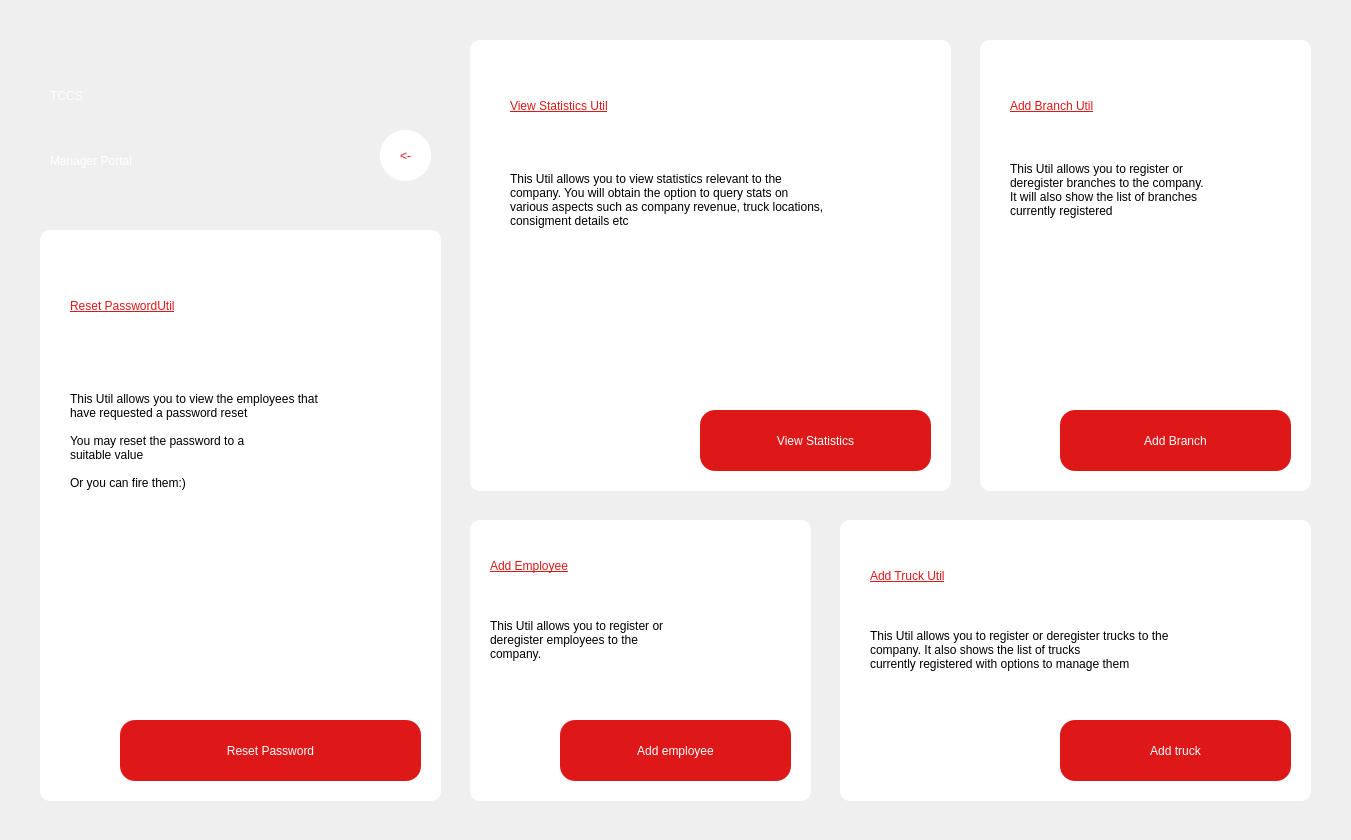
<?xml version="1.0" encoding="UTF-8"?>
<ui version="4.0">
 <class>Dialog</class>
 <widget class="QDialog" name="Dialog">
  <property name="geometry">
   <rect>
    <x>0</x>
    <y>0</y>
    <width>1351</width>
    <height>840</height>
   </rect>
  </property>
  <property name="windowTitle">
   <string>Dialog</string>
  </property>
  <widget class="QWidget" name="widget" native="true">
   <property name="geometry">
    <rect>
     <x>0</x>
     <y>0</y>
     <width>1351</width>
     <height>841</height>
    </rect>
   </property>
   <widget class="QLabel" name="label">
    <property name="geometry">
     <rect>
      <x>0</x>
      <y>0</y>
      <width>1351</width>
      <height>841</height>
     </rect>
    </property>
    <property name="text">
     <string/>
    </property>
    <property name="pixmap">
     <pixmap>truck2.jpg</pixmap>
    </property>
    <property name="scaledContents">
     <bool>true</bool>
    </property>
   </widget>
   <widget class="QWidget" name="resetPasswordWidget" native="true">
    <property name="geometry">
     <rect>
      <x>40</x>
      <y>230</y>
      <width>401</width>
      <height>571</height>
     </rect>
    </property>
    <property name="styleSheet">
     <string notr="true">background-color: white;
border-radius: 10px</string>
    </property>
    <widget class="QPushButton" name="resetPasswordButton">
     <property name="geometry">
      <rect>
       <x>80</x>
       <y>490</y>
       <width>301</width>
       <height>61</height>
      </rect>
     </property>
     <property name="styleSheet">
      <string notr="true">font: 75 20pt &quot;League Spartan&quot;;
color: white;
background-color: rgb(222, 24, 24);
border-radius: 15px</string>
     </property>
     <property name="text">
      <string>Reset Password</string>
     </property>
    </widget>
    <widget class="QLabel" name="label_12">
     <property name="geometry">
      <rect>
       <x>30</x>
       <y>50</y>
       <width>321</width>
       <height>51</height>
      </rect>
     </property>
     <property name="styleSheet">
      <string notr="true">font: 75 24pt &quot;League Spartan&quot;;
color: rgb(222,24,24);
text-decoration: underline;</string>
     </property>
     <property name="text">
      <string>Reset PasswordUtil</string>
     </property>
    </widget>
    <widget class="QLabel" name="label_13">
     <property name="geometry">
      <rect>
       <x>30</x>
       <y>140</y>
       <width>421</width>
       <height>171</height>
      </rect>
     </property>
     <property name="styleSheet">
      <string notr="true">font: 25 12pt &quot;Calibri&quot;;</string>
     </property>
     <property name="text">
      <string>This Util allows you to view the employees that &lt;br&gt;have requested a password reset&lt;br&gt;&lt;br&gt;You may reset the password to a &lt;br&gt;suitable value&lt;br&gt;&lt;br&gt;Or you can fire them:)&lt;br&gt;&lt;br&gt;</string>
     </property>
    </widget>
   </widget>
   <widget class="QLabel" name="label_2">
    <property name="geometry">
     <rect>
      <x>50</x>
      <y>50</y>
      <width>181</width>
      <height>91</height>
     </rect>
    </property>
    <property name="styleSheet">
     <string notr="true">font: 75 48pt &quot;League Spartan&quot;;
color: white;</string>
    </property>
    <property name="text">
     <string>TCCS</string>
    </property>
   </widget>
   <widget class="QLabel" name="label_3">
    <property name="geometry">
     <rect>
      <x>50</x>
      <y>140</y>
      <width>301</width>
      <height>41</height>
     </rect>
    </property>
    <property name="styleSheet">
     <string notr="true">font: 75 28pt &quot;League Spartan&quot;;
color: white</string>
    </property>
    <property name="text">
     <string>Manager Portal</string>
    </property>
   </widget>
   <widget class="QWidget" name="addEmployeeWidget" native="true">
    <property name="geometry">
     <rect>
      <x>470</x>
      <y>520</y>
      <width>341</width>
      <height>281</height>
     </rect>
    </property>
    <property name="styleSheet">
     <string notr="true">background-color: white;
border-radius: 10px</string>
    </property>
    <widget class="QPushButton" name="addEmployeeButton">
     <property name="geometry">
      <rect>
       <x>90</x>
       <y>200</y>
       <width>231</width>
       <height>61</height>
      </rect>
     </property>
     <property name="styleSheet">
      <string notr="true">font: 75 20pt &quot;League Spartan&quot;;
color: white;
background-color: rgb(222, 24, 24);
border-radius: 15px</string>
     </property>
     <property name="text">
      <string>Add employee</string>
     </property>
    </widget>
    <widget class="QLabel" name="label_10">
     <property name="geometry">
      <rect>
       <x>20</x>
       <y>70</y>
       <width>291</width>
       <height>101</height>
      </rect>
     </property>
     <property name="styleSheet">
      <string notr="true">font: 25 12pt &quot;Calibri&quot;;</string>
     </property>
     <property name="text">
      <string>&lt;html&gt;&lt;head/&gt;&lt;body&gt;&lt;p&gt;This Util allows you to register or &lt;br&gt;deregister employees to the &lt;br&gt;company. &lt;/p&gt;&lt;/body&gt;&lt;/html&gt;</string>
     </property>
    </widget>
    <widget class="QLabel" name="label_11">
     <property name="geometry">
      <rect>
       <x>20</x>
       <y>20</y>
       <width>271</width>
       <height>51</height>
      </rect>
     </property>
     <property name="styleSheet">
      <string notr="true">font: 75 24pt &quot;League Spartan&quot;;
color: rgb(222,24,24);
text-decoration: underline;</string>
     </property>
     <property name="text">
      <string>Add Employee</string>
     </property>
    </widget>
   </widget>
   <widget class="QWidget" name="viewStatisticsWidget" native="true">
    <property name="geometry">
     <rect>
      <x>470</x>
      <y>40</y>
      <width>481</width>
      <height>451</height>
     </rect>
    </property>
    <property name="styleSheet">
     <string notr="true">background-color: white;
border-radius: 10px</string>
    </property>
    <widget class="QPushButton" name="viewStatisticsButton">
     <property name="geometry">
      <rect>
       <x>230</x>
       <y>370</y>
       <width>231</width>
       <height>61</height>
      </rect>
     </property>
     <property name="styleSheet">
      <string notr="true">font: 75 20pt &quot;League Spartan&quot;;
color: white;
background-color: rgb(222, 24, 24);
border-radius: 15px</string>
     </property>
     <property name="text">
      <string>View Statistics</string>
     </property>
    </widget>
    <widget class="QLabel" name="label_8">
     <property name="geometry">
      <rect>
       <x>40</x>
       <y>110</y>
       <width>421</width>
       <height>101</height>
      </rect>
     </property>
     <property name="styleSheet">
      <string notr="true">font: 25 12pt &quot;Calibri&quot;;</string>
     </property>
     <property name="text">
      <string>&lt;html&gt;&lt;head/&gt;&lt;body&gt;&lt;p&gt;This Util allows you to view statistics relevant to the&lt;br&gt;company. You will obtain the option to query stats on&lt;br&gt;various aspects such as company revenue, truck locations,&lt;br&gt; consigment details etc&lt;/p&gt;&lt;/body&gt;&lt;/html&gt;</string>
     </property>
    </widget>
    <widget class="QLabel" name="label_9">
     <property name="geometry">
      <rect>
       <x>40</x>
       <y>40</y>
       <width>311</width>
       <height>51</height>
      </rect>
     </property>
     <property name="styleSheet">
      <string notr="true">font: 75 24pt &quot;League Spartan&quot;;
color: rgb(222,24,24);
text-decoration: underline;</string>
     </property>
     <property name="text">
      <string>View Statistics Util</string>
     </property>
    </widget>
   </widget>
   <widget class="QWidget" name="addTruckWidget" native="true">
    <property name="geometry">
     <rect>
      <x>840</x>
      <y>520</y>
      <width>471</width>
      <height>281</height>
     </rect>
    </property>
    <property name="styleSheet">
     <string notr="true">background-color: white;
border-radius: 10px</string>
    </property>
    <widget class="QPushButton" name="addTruckButton">
     <property name="geometry">
      <rect>
       <x>220</x>
       <y>200</y>
       <width>231</width>
       <height>61</height>
      </rect>
     </property>
     <property name="styleSheet">
      <string notr="true">font: 75 20pt &quot;League Spartan&quot;;
color: white;
background-color: rgb(222, 24, 24);
border-radius: 15px</string>
     </property>
     <property name="text">
      <string>Add truck</string>
     </property>
    </widget>
    <widget class="QLabel" name="label_6">
     <property name="geometry">
      <rect>
       <x>30</x>
       <y>30</y>
       <width>271</width>
       <height>51</height>
      </rect>
     </property>
     <property name="styleSheet">
      <string notr="true">font: 75 24pt &quot;League Spartan&quot;;
color: rgb(222,24,24);
text-decoration: underline;</string>
     </property>
     <property name="text">
      <string>Add Truck Util</string>
     </property>
    </widget>
    <widget class="QLabel" name="label_7">
     <property name="geometry">
      <rect>
       <x>30</x>
       <y>80</y>
       <width>421</width>
       <height>101</height>
      </rect>
     </property>
     <property name="styleSheet">
      <string notr="true">font: 25 12pt &quot;Calibri&quot;;</string>
     </property>
     <property name="text">
      <string>&lt;html&gt;&lt;head/&gt;&lt;body&gt;&lt;p&gt;This Util allows you to register or deregister trucks to the &lt;br&gt;company. It also shows the list of trucks&lt;br&gt;currently registered with options to manage them&lt;/p&gt;&lt;/body&gt;&lt;/html&gt;</string>
     </property>
    </widget>
   </widget>
   <widget class="QWidget" name="addBranchWidget" native="true">
    <property name="geometry">
     <rect>
      <x>980</x>
      <y>40</y>
      <width>331</width>
      <height>451</height>
     </rect>
    </property>
    <property name="styleSheet">
     <string notr="true">background-color: white;
border-radius: 10px</string>
    </property>
    <widget class="QPushButton" name="addBranchButton">
     <property name="geometry">
      <rect>
       <x>80</x>
       <y>370</y>
       <width>231</width>
       <height>61</height>
      </rect>
     </property>
     <property name="styleSheet">
      <string notr="true">font: 75 20pt &quot;League Spartan&quot;;
color: white;
background-color: rgb(222, 24, 24);
border-radius: 15px</string>
     </property>
     <property name="text">
      <string>Add Branch</string>
     </property>
    </widget>
    <widget class="QLabel" name="label_4">
     <property name="geometry">
      <rect>
       <x>30</x>
       <y>40</y>
       <width>271</width>
       <height>51</height>
      </rect>
     </property>
     <property name="styleSheet">
      <string notr="true">font: 75 24pt &quot;League Spartan&quot;;
color: rgb(222,24,24);
text-decoration: underline;</string>
     </property>
     <property name="text">
      <string>Add Branch Util</string>
     </property>
    </widget>
    <widget class="QLabel" name="label_5">
     <property name="geometry">
      <rect>
       <x>30</x>
       <y>100</y>
       <width>271</width>
       <height>101</height>
      </rect>
     </property>
     <property name="styleSheet">
      <string notr="true">font: 25 12pt &quot;Calibri&quot;;</string>
     </property>
     <property name="text">
      <string>&lt;html&gt;&lt;head/&gt;&lt;body&gt;&lt;p&gt;This Util allows you to register or&lt;br/&gt;deregister branches to the company. &lt;br/&gt;It will also show the list of branches&lt;br/&gt;currently registered&lt;/p&gt;&lt;/body&gt;&lt;/html&gt;</string>
     </property>
    </widget>
   </widget>
   <widget class="QPushButton" name="backButton">
    <property name="geometry">
     <rect>
      <x>380</x>
      <y>130</y>
      <width>51</width>
      <height>51</height>
     </rect>
    </property>
    <property name="styleSheet">
     <string notr="true">
font: 75 20pt &quot;Calibri&quot;;
color: rgb(222, 24, 24);
background-color: white;
border-radius: 25px</string>
    </property>
    <property name="text">
     <string>&lt;-</string>
    </property>
   </widget>
   <zorder>label</zorder>
   <zorder>label_2</zorder>
   <zorder>label_3</zorder>
   <zorder>addEmployeeWidget</zorder>
   <zorder>viewStatisticsWidget</zorder>
   <zorder>addTruckWidget</zorder>
   <zorder>resetPasswordWidget</zorder>
   <zorder>addBranchWidget</zorder>
   <zorder>backButton</zorder>
  </widget>
 </widget>
 <resources/>
 <connections/>
</ui>
